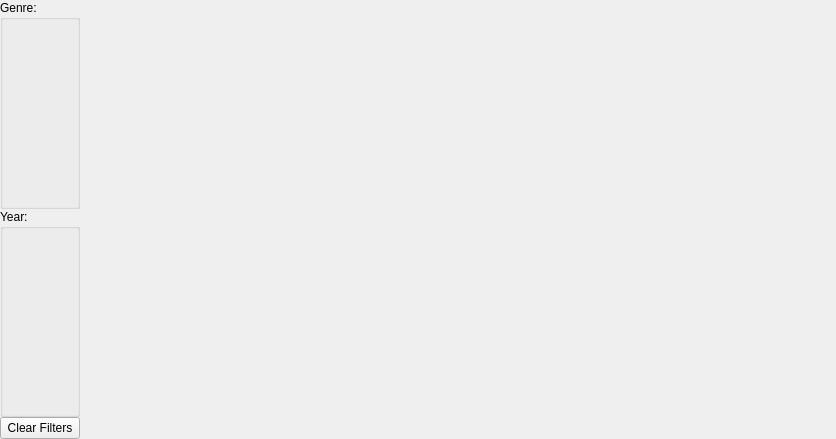
<?xml version="1.0" encoding="UTF-8"?>
<ui version="4.0">
 <class>List</class>
 <widget class="QWidget" name="List">
  <property name="geometry">
   <rect>
    <x>0</x>
    <y>0</y>
    <width>836</width>
    <height>439</height>
   </rect>
  </property>
  <property name="windowTitle">
   <string>Form</string>
  </property>
  <layout class="QHBoxLayout" name="horizontalLayout_3">
   <property name="spacing">
    <number>0</number>
   </property>
   <property name="leftMargin">
    <number>0</number>
   </property>
   <property name="topMargin">
    <number>0</number>
   </property>
   <property name="rightMargin">
    <number>0</number>
   </property>
   <property name="bottomMargin">
    <number>0</number>
   </property>
   <item>
    <layout class="QHBoxLayout" name="horizontalLayout">
     <property name="spacing">
      <number>6</number>
     </property>
     <item>
      <layout class="QGridLayout" name="gridLayout">
       <property name="horizontalSpacing">
        <number>6</number>
       </property>
       <property name="verticalSpacing">
        <number>0</number>
       </property>
       <item row="2" column="0">
        <layout class="QHBoxLayout" name="horizontalLayout_2">
         <property name="spacing">
          <number>6</number>
         </property>
         <item>
          <widget class="QPushButton" name="clear">
           <property name="sizePolicy">
            <sizepolicy hsizetype="Minimum" vsizetype="Maximum">
             <horstretch>0</horstretch>
             <verstretch>0</verstretch>
            </sizepolicy>
           </property>
           <property name="text">
            <string>Clear Filters</string>
           </property>
          </widget>
         </item>
        </layout>
       </item>
       <item row="1" column="0">
        <widget class="QGroupBox" name="group_year">
         <property name="sizePolicy">
          <sizepolicy hsizetype="Preferred" vsizetype="MinimumExpanding">
           <horstretch>0</horstretch>
           <verstretch>0</verstretch>
          </sizepolicy>
         </property>
         <property name="title">
          <string>Year:</string>
         </property>
        </widget>
       </item>
       <item row="0" column="0">
        <widget class="QGroupBox" name="group_genre">
         <property name="sizePolicy">
          <sizepolicy hsizetype="Preferred" vsizetype="MinimumExpanding">
           <horstretch>0</horstretch>
           <verstretch>0</verstretch>
          </sizepolicy>
         </property>
         <property name="title">
          <string>Genre:</string>
         </property>
        </widget>
       </item>
      </layout>
     </item>
     <item>
      <widget class="QScrollArea" name="scrollArea">
       <property name="sizePolicy">
        <sizepolicy hsizetype="MinimumExpanding" vsizetype="Minimum">
         <horstretch>0</horstretch>
         <verstretch>0</verstretch>
        </sizepolicy>
       </property>
       <property name="frameShape">
        <enum>QFrame::NoFrame</enum>
       </property>
       <property name="widgetResizable">
        <bool>true</bool>
       </property>
       <widget class="QWidget" name="scrollAreaWidgetContents_4">
        <property name="geometry">
         <rect>
          <x>0</x>
          <y>0</y>
          <width>738</width>
          <height>437</height>
         </rect>
        </property>
        <layout class="QVBoxLayout" name="verticalLayout_2">
         <property name="spacing">
          <number>0</number>
         </property>
         <property name="leftMargin">
          <number>0</number>
         </property>
         <property name="topMargin">
          <number>0</number>
         </property>
         <property name="rightMargin">
          <number>0</number>
         </property>
         <property name="bottomMargin">
          <number>0</number>
         </property>
         <item>
          <layout class="QVBoxLayout" name="scroll_layout"/>
         </item>
        </layout>
       </widget>
      </widget>
     </item>
    </layout>
   </item>
  </layout>
 </widget>
 <resources/>
 <connections/>
</ui>
